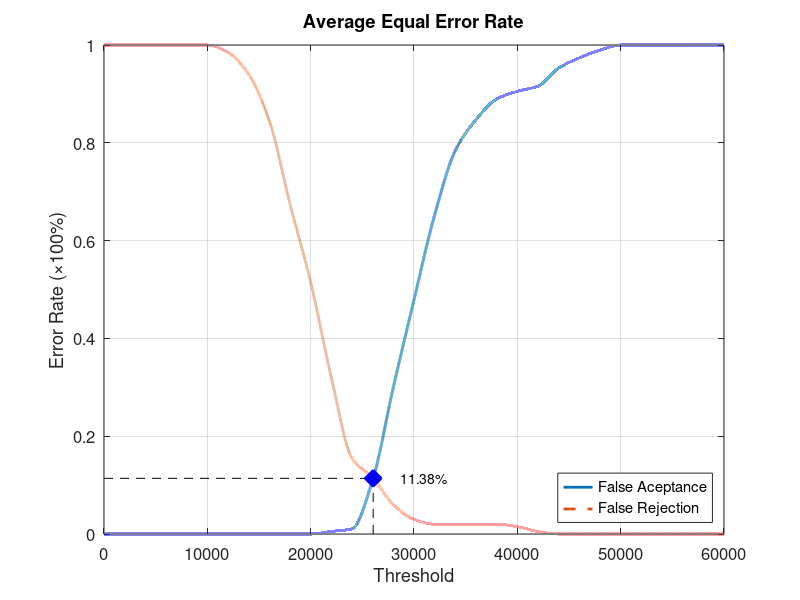
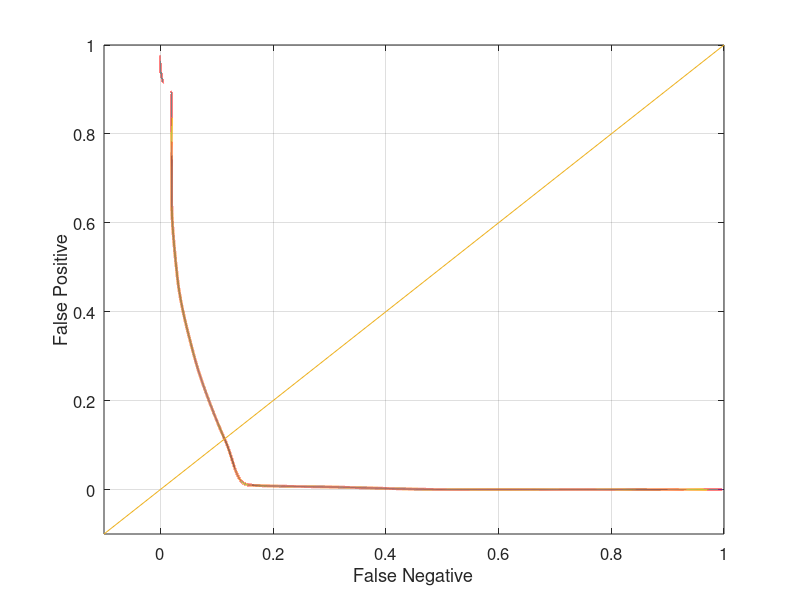

Write MATLAB code to recreate these figures, in order.
function yEER = Database2_4
close all;
clear;
clc;
x = 0:2000:60000;
xq = 0:0.5:60000;

y0 = [0 0 0 0 0 0 0 0 0 0 0 0.00526316 0.0105263 0.110526 0.3 0.478947 0.652632 0.784211 0.847368 0.889474 0.905263 0.915789 0.952632 0.973684 0.989474 1 1 1 1 1 1];
yy0 = interp1(x, y0, xq, 'pchip');
y1 = [1 1 1 1 1 1 0.985 0.94 0.845 0.675 0.515 0.32 0.155 0.115 0.06 0.03 0.02 0.02 0.02 0.02 0.015 0.005 0 0 0 0 0 0 0 0 0];
yy1 = interp1(x, y1, xq, 'pchip');

% Calculating EER: 
y2 = abs(y0 - y1);
find(y2 == min(y2))
yy2 = abs(yy0 - yy1);
xEER = find(yy2 == min(yy2));
xEERIndex = xq(xEER) % X-axis EER
yEER = yy0(xEER) % Y-axis EER

main = figure
plot(xq, yy0,'-','LineWidth', 2);	hold on
plot(xq, yy1,'--','LineWidth', 2);	hold on
plot([xEERIndex xEERIndex], [0 yEER], 'k--');	hold on
plot([0 xEERIndex], [yEER yEER], 'k--');	hold on
plot(xEERIndex, yEER, 'bx', 'LineWidth', 10);	hold on
text(xEERIndex + 10 * xEERIndex / 100, yEER, [num2str(round((10000 * yEER)) / 100) '%'])
legend('False Aceptance', 'False Rejection', 'Location', 'SouthEast')
xlabel('Threshold')
ylabel('Error Rate (\times100%)')
title('Average Equal Error Rate')
set(gca, 'FontSize', 12)
axis([0 60000 0 1])
grid on

print(main, 'Database2_4Main', '-dpng');
FNRxFPR = figure('Color', [1 1 1]);
plot(yy1, yy0, '-', yy1, yy0, 'LineWidth', 2);
hold on
y = -0.1:0.1:1
plot(y, y); 
set(gca, 'FontSize', 12)
xlabel('False Negative')
ylabel('False Positive')
axis([-0.1 1 -0.1 1])
set(gca, 'FontSize', 12)
grid on

print(FNRxFPR, 'Database2_4FNRxFPR','-dpng');
end
